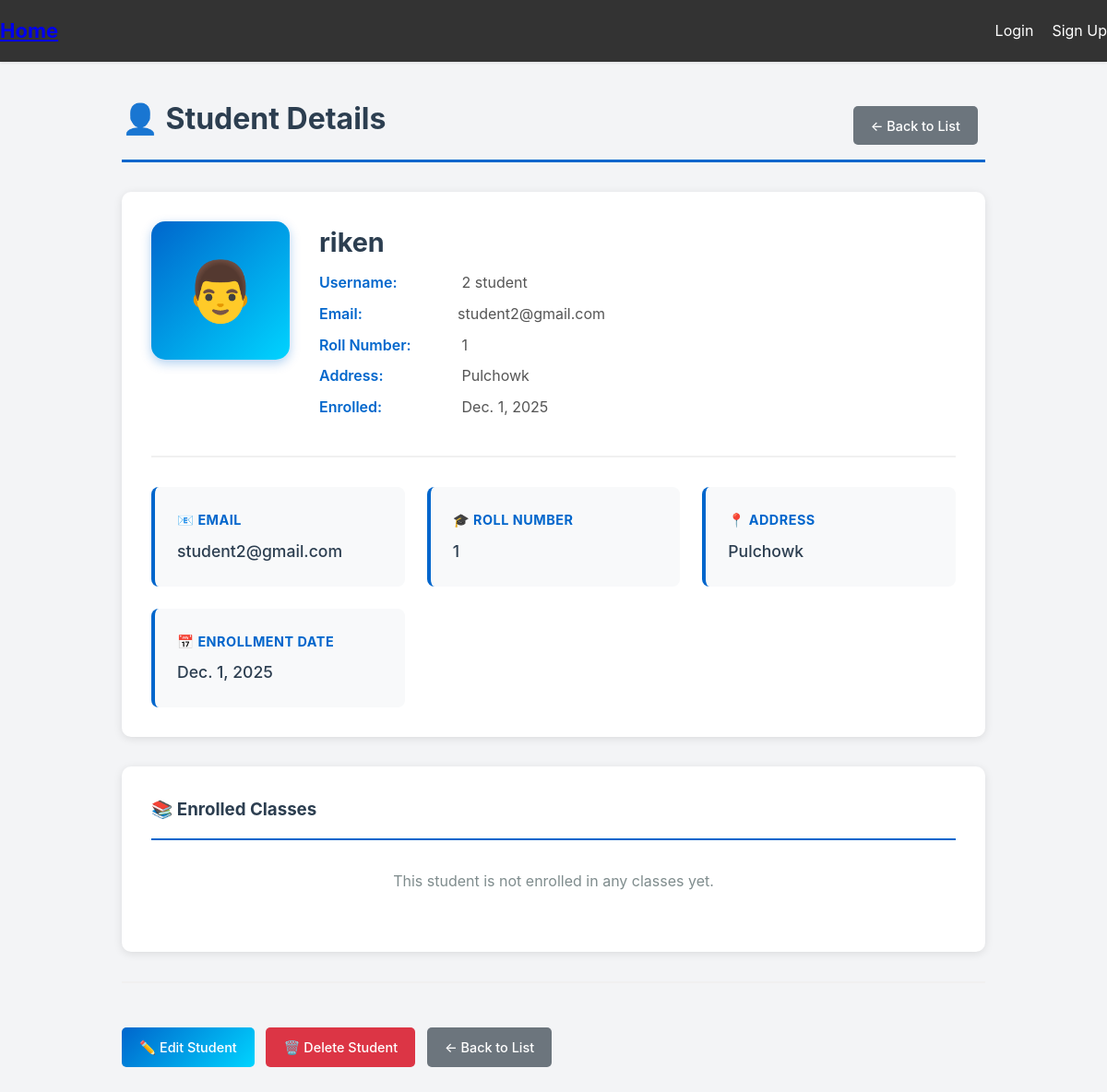
/student_detail/6/, run on an earlier commit of the app's database.
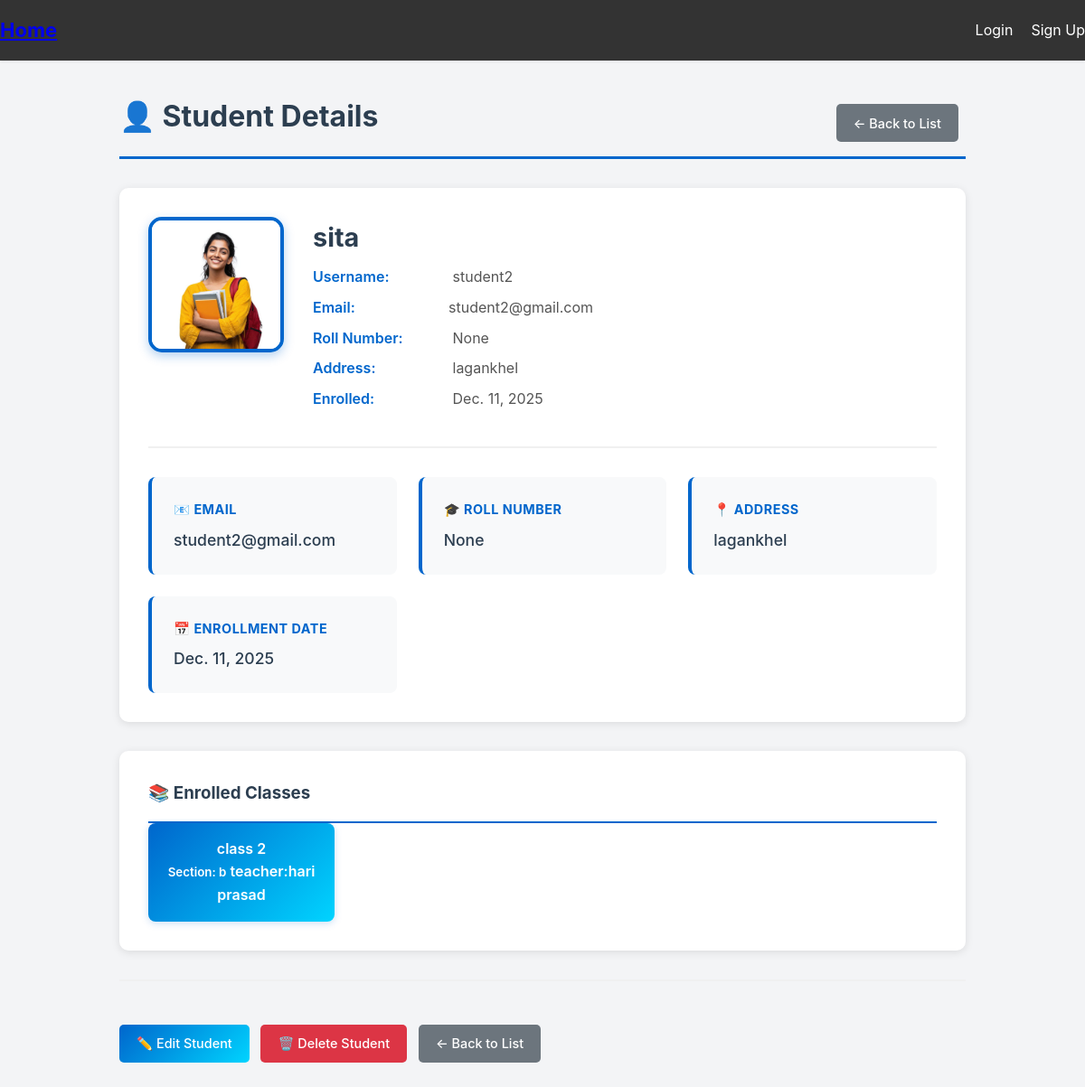
And on a later commit of the database.
### base/models.py (models this page shows, shortened)
class CustomUser(AbstractUser):
    USER_TYPE_CHOICES = (
        ('admin', 'Admin'),
        ('teacher', 'Teacher'),
        ('student', 'Student'),
        ('staff', 'Staff'),
    )
    name = models.CharField(max_length=255, blank=True)
    roll_number = models.IntegerField(blank=True, null=True)
    address = models.CharField(max_length=255)
    enrollment_date = models.DateField(auto_now_add=True)
    user_type = models.CharField(max_length=10, choices=USER_TYPE_CHOICES)
    email = models.EmailField(unique=True)
    image = models.ImageField(upload_to='user_image/', blank=True, null=True)
    def __str__(self):
        return self.name

class School_Class(models.Model):
    class_name = models.CharField(max_length=50)
    section = models.CharField(max_length=10, blank=True)
    teacher = models.ForeignKey(CustomUser, on_delete=models.SET_NULL, null=True, blank=True)
    student = models.ManyToManyField(CustomUser, related_name='classes', blank=True)

### base/views.py (the view)
# urls.py: path('student_detail/<int:id>/', views.student_detail, name='student_detail'),
def student_detail(request, id):
    student = get_object_or_404(CustomUser, id=id, user_type='student')
    classes = student.classes.all()
    return render(request, 'student_detail.html', {
        'student': student,
        'classes': classes,
    })

### templates/student_detail.html (shortened to what this page needs)
{% extends 'base.html' %}
{% load static %}
{% block content %}
<div class="container">
    <div class="detail-header">
        <h1>👤 Student Details</h1>
        <a href="{% url 'student_list' %}" class="btn btn-secondary">← Back to List</a>
    </div>
    <div class="profile-section">
        <div class="profile-header">
            <div class="profile-image">
                {% if student.image %}
                    <img src="{{ student.image.url }}" alt="{{ student.name }}">
                {% else %}
                    <div class="profile-image-placeholder">👨</div>
                {% endif %}
            </div>
            <div class="profile-info">
                <h2>{{ student.name }}</h2>
                <p><span class="info-label">Username:</span> {{ student.username }}</p>
                <p><span class="info-label">Email:</span>{{ student.email }}</p>
                <p><span class="info-label">Roll Number:</span> {{ student.roll_number}}</p>
                <p><span class="info-label">Address:</span> {{ student.address }}</p>
                <p><span class="info-label">Enrolled:</span> {{ student.enrollment_date}}</p>
            </div>
        </div>
        <div class="detail-grid">
            <div class="detail-card">
                <h3>📧 Email</h3>
                <p>{{ student.email }}</p>
            </div>
            <div class="detail-card">
                <h3>🎓 Roll Number</h3>
                <p>{{ student.roll_number }}</p>
            </div>
            <div class="detail-card">
                <h3>📍 Address</h3>
                <p>{{ student.address }}</p>
            </div>
            <div class="detail-card">
                <h3>📅 Enrollment Date</h3>
                <p>{{ student.enrollment_date }}</p>
            </div>
        </div>
    </div>
    {% if classes %}
    <div class="classes-section">
        <h3>📚 Enrolled Classes</h3>
        <div class="classes-list">
            {% for class in classes %}
            <div class="class-badge">
                <div>{{ class.class_name }}</div>
                <small>Section: {{ class.section }}</small>
                teacher:{{ class.teacher  }}
            </div>
            {% endfor %}
        </div>
    </div>
    {% else %}
    <div class="classes-section">
        <h3>📚 Enrolled Classes</h3>
        <div class="empty-classes">
            <p>This student is not enrolled in any classes yet.</p>
        </div>
    </div>
    {% endif %}
 <div class="action-buttons">
        <a href="{% url 'student_update' student.id %}" class="btn btn-primary">✏️ Edit Student</a>
        <a href="{% url 'student_delete' student.id %}" class="btn btn-danger" >🗑️ Delete Student</a>
        <a href="{% url 'student_list' %}" class="btn btn-secondary">← Back to List</a>
    </div>
</div>
{% endblock %}

What changed in the data, as far as the page shows it:
changed CustomUser "student2@gmail.com": image: picture added; name "riken" → "sita"; username "2 student" → "student2"; roll_number "1" → "None"; address "Pulchowk" → "lagankhel"; enrollment_date "Dec. 1, 2025" → "Dec. 11, 2025"; image empty → "user_image/sita.jpg" (drawn)
now on this page (row edited): School_Class: class_name "class 2", section "b", teacher "hari prasad"
Also different on the page:
text no longer shown: "👨 This student is not enrolled in any classes yet."
